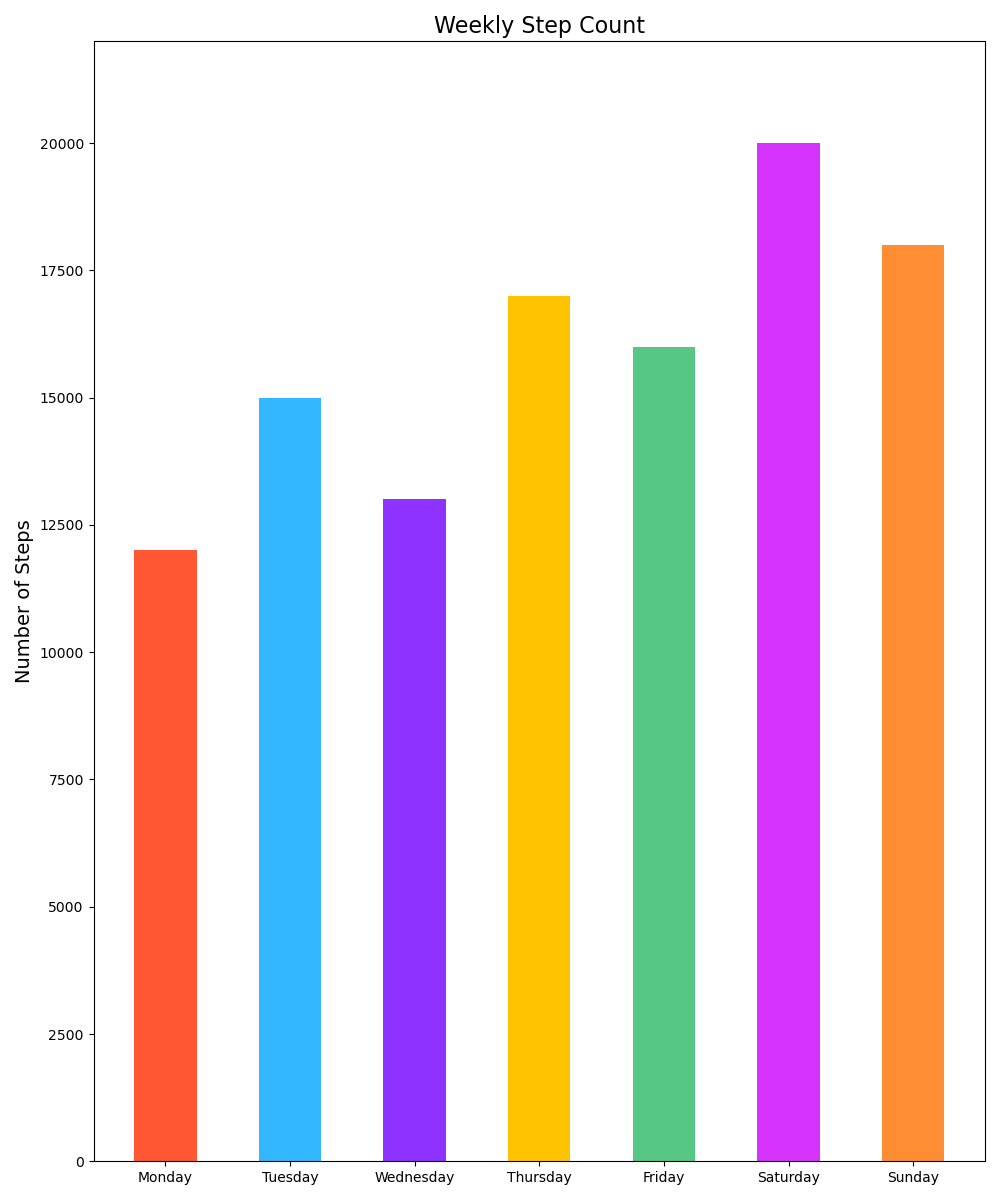

Generate this figure with Python:

import matplotlib.pyplot as plt

# Generate data points
days = ["Monday", "Tuesday", "Wednesday", "Thursday", "Friday", "Saturday", "Sunday"]
steps = [12000, 15000, 13000, 17000, 16000, 20000, 18000]

plt.figure(figsize=(10, 12))  # Change the width and height of the chart

# Create a vertical bar chart with specified bar width and colors
plt.bar(days, steps, color=[
    '#FF5733', '#33B8FF', '#8E33FF', '#FFC300', '#57C785', '#D733FF', '#FF8D33'], width=0.5)

plt.ylabel('Number of Steps', fontsize=14)
plt.title('Weekly Step Count', fontsize=16)
plt.ylim(0, 22000)  # Adjusted to give some space for readability

plt.tight_layout()
plt.show()
